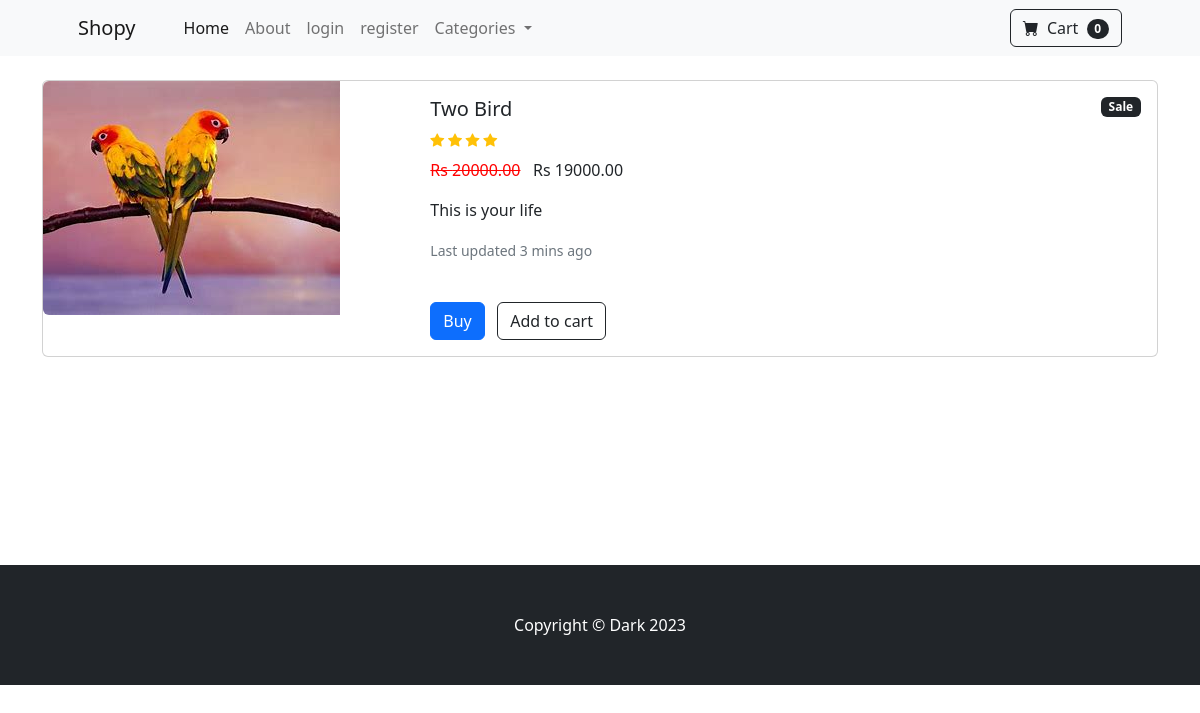
The page /product/8 on the database its author committed.
### base/models.py (models this page shows, shortened)
class Product(models.Model):
    name = models.CharField(max_length=100)
    price = models.DecimalField(default=0, decimal_places=2, max_digits=8)
    category = models.ForeignKey(Categories, on_delete=models.CASCADE, default=1)
    description = models.CharField(max_length=250, default='', blank=True, null=True)
    image = models.ImageField(upload_to='uploads/products/')  # Install Pillow for this
    is_sale = models.BooleanField(default=False)
    sale_price = models.DecimalField(default=0, decimal_places=2, max_digits=8)
    stars = models.IntegerField(validators=[MinValueValidator(1), MaxValueValidator(5)],  default=3)

### base/views.py (the view)
# urls.py: path('product/<int:pk>', views.product, name='product'),
def product(request, pk):
    product = Product.objects.get(pk=pk)
    return render(request, 'product.html', {'product': product})

### cart/context_processors.py (called while the page is built)
def cart(request):
    return {'cart': Cart(request)}

### Templates/product.html (shortened to what this page needs)
<!DOCTYPE html>
{% extends 'base.html' %}
{% block content %}
<br>
<div class="container">
<div class="card mb-3">
  <div class="row g-0">
    <div class="col-md-4">
      <img src="{{ product.image.url }}" class="img-fluid rounded-start" alt="...">
    </div>
    <div class="col-md-8">
      <div class="card-body">
          {% if product.is_sale %}
            <div class="badge bg-dark text-white position-absolute " style="top: 1rem; right: 1rem">Sale</div>
          {% endif %}
        <h5 class="card-title">{{ product.name }}</h5>
          <div class="d-flex  small text-warning mb-2">
           {% for _ in "x"|ljust:product.stars %}
                <div class="bi-star-fill"></div>&nbsp;
           {% endfor %}
            </div>
          <p>
         {% if product.is_sale %}
            <strike style="color: red;">Rs {{ product.price }}</strike>
            &nbsp;
            Rs {{ product.sale_price }}
         {% else %}
            Rs {{ product.price }}
         {% endif %}
          </p>
        <p class="card-text" style="text-align: justify;">{{ product.description }}</p>
        <p class="card-text"><small class="text-muted">Last updated 3 mins ago</small></p>
            <br>
          <a href="{% url 'home' %}" class="btn btn-primary">Buy</a>&nbsp;&nbsp;
          <a href="{% url 'home' %}" class="btn btn-outline-dark mt-auto">Add to cart</a>
      </div>
    </div>
  </div>
</div>
</div>
<br>
<br>
<br>
<br>
<br>
<br>
<br>
<br>
{%endblock%}

### rows shown on the page
Product: image (picture), name "Two Bird", stars 4 (drawn), price "20000.00", sale_price "19000.00", description "This is your life"
